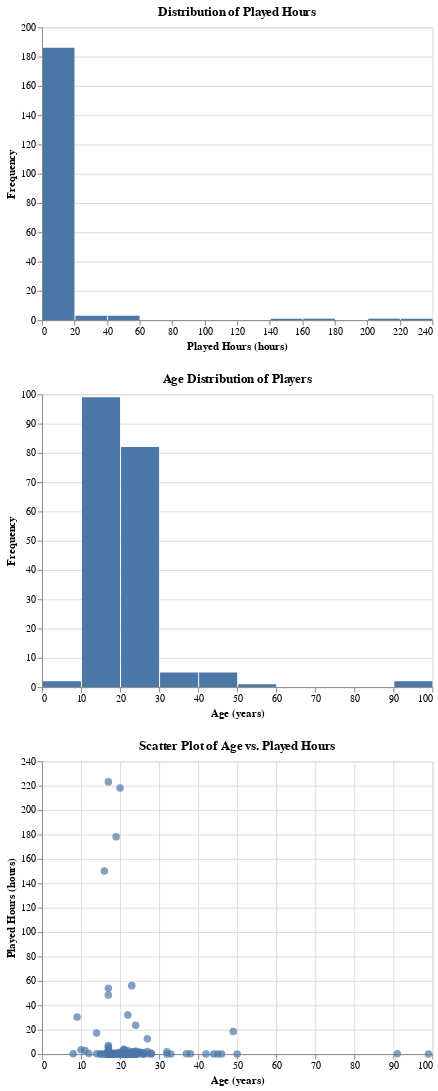

Write notebook code for a chart like this one.
### Markdown cell above
### Visualizations

### Code cell
import altair as alt

played_hours_chart = alt.Chart(players_df).mark_bar().encode(
    alt.X('played_hours:Q', bin=alt.Bin(maxbins=20), title='Played Hours (hours)'),
    alt.Y('count()', title='Frequency')
).properties(
    title='Distribution of Played Hours',
    width=400,
    height=300
)

age_distribution_chart = alt.Chart(players_df).mark_bar().encode(
    alt.X('age:Q', bin=alt.Bin(maxbins=10), title='Age (years)'),
    alt.Y('count()', title='Frequency')
).properties(
    title='Age Distribution of Players',
    width=400,
    height=300
)

scatter_chart = alt.Chart(players_df).mark_circle(size=60).encode(
    alt.X('age:Q', title='Age (years)'),
    alt.Y('played_hours:Q', title='Played Hours (hours)'),
    tooltip=['age', 'played_hours']
).properties(
    title='Scatter Plot of Age vs. Played Hours',
    width=400,
    height=300
)

played_hours_chart & age_distribution_chart & scatter_chart

### Figure 1 — Vega-Lite specification as saved in the notebook (floating-point values rounded to 4 significant figures; data arrays with more than 128 entries replaced by an {"elided": "..."} marker saying what was removed)
{"config": {"view": {"continuousWidth": 300, "continuousHeight": 300}}, "vconcat": [{"mark": {"type": "bar"}, "encoding": {"x": {"bin": {"maxbins": 20}, "field": "played_hours", "title": "Played Hours (hours)", "type": "quantitative"}, "y": {"aggregate": "count", "title": "Frequency", "type": "quantitative"}}, "height": 300, "title": "Distribution of Played Hours", "width": 400}, {"mark": {"type": "bar"}, "encoding": {"x": {"bin": {"maxbins": 10}, "field": "age", "title": "Age (years)", "type": "quantitative"}, "y": {"aggregate": "count", "title": "Frequency", "type": "quantitative"}}, "height": 300, "title": "Age Distribution of Players", "width": 400}, {"mark": {"type": "circle", "size": 60}, "encoding": {"tooltip": [{"field": "age", "type": "quantitative"}, {"field": "played_hours", "type": "quantitative"}], "x": {"field": "age", "title": "Age (years)", "type": "quantitative"}, "y": {"field": "played_hours", "title": "Played Hours (hours)", "type": "quantitative"}}, "height": 300, "title": "Scatter Plot of Age vs. Played Hours", "width": 400}], "data": {"name": "data-8ea9749417c663a01fb1ef893c472cc9"}, "$schema": "https://vega.github.io/schema/vega-lite/v5.20.1.json", "datasets": {"data-8ea9749417c663a01fb1ef893c472cc9": {"elided": "196 records"}}}
